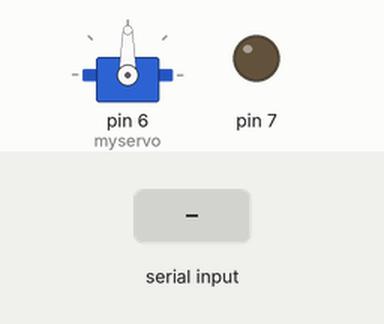
Simulated run of this sketch. Board: Arduino Uno, built with avr-gcc and run on an emulated ATmega328P. Shown: servo, output pins drawn as LEDs (lit = HIGH). The test bench sets the inputs (shaded band).

Above: at 1.2 s.
1.3 s: "1" received over Serial
At 2.5 s:
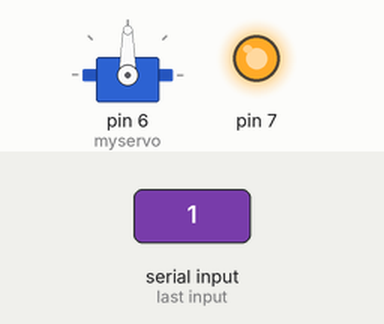
2.8 s: "0" received over Serial
At 3.8 s:
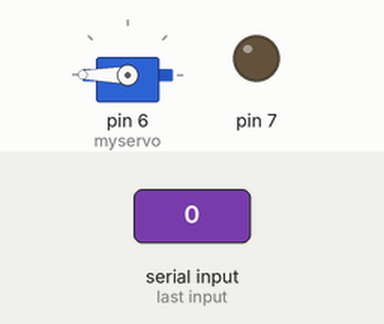
Timing chart, 0 to 5.8 s (numbered marks = the images above; inputs shaded):
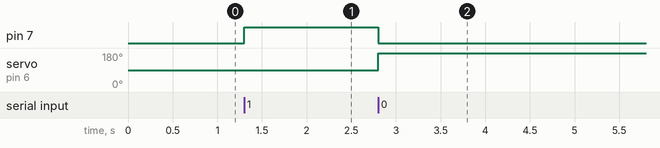

The sketch:

fac.ino
```cpp
#include <Servo.h>
Servo myservo;
char dato;
void setup() {
  // put your setup code here, to run once:
Serial.begin(9600);
myservo.attach(6);
pinMode(7,OUTPUT);
}

void loop() {
  // put your main code here, to run repeatedly:
if(Serial.available()>0){
  dato = Serial.read();
  if(dato == '1'){
    myservo.write(90);
    digitalWrite(7,1);
    delay(100);
  }
  else{
    myservo.write(180);
    digitalWrite(7,0);
  }
}
}
```

Measured:
- after the input at 1.3 s, pin 7: LOW → HIGH at once
- after the input at 2.8 s, pin 7: HIGH → LOW at once; servo on pin 6 (myservo): 90° → 180° at once
